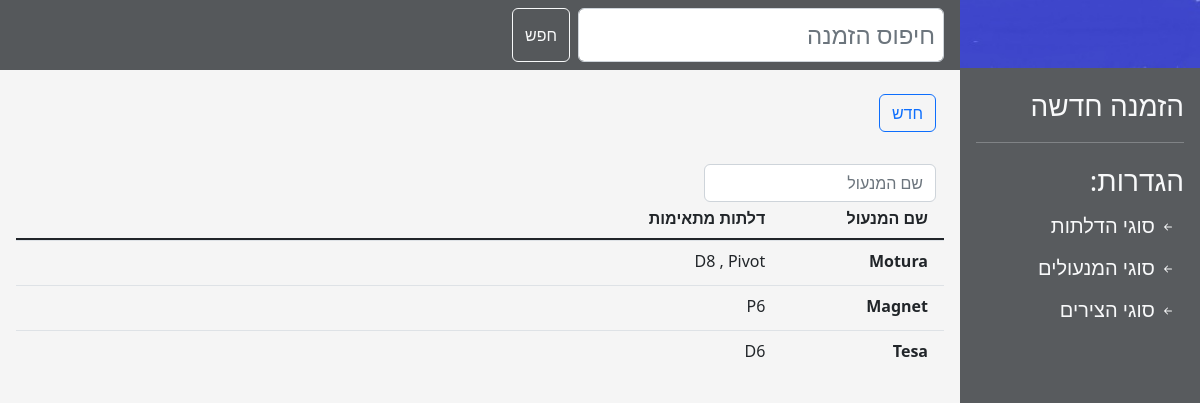
The page /locks on the database its author committed.
### main/models.py (models this page shows, shortened)
class Lock(models.Model):
    name = models.CharField(max_length=16, help_text="סוג המנעול", unique=True,
                            verbose_name="סוג המנעול:")
    compatible_doors = models.ManyToManyField('DoorType', help_text="דלתות מתאימות",
                                              verbose_name="סוגי דלתות תואמים:", blank=True)
    index = models.CharField(max_length=16)

class DoorType(models.Model):
    name = models.CharField(max_length=16, help_text="שם הדלת",
                            verbose_name="שם הדלת:", unique=True, null=False, )
    image = models.ImageField(upload_to='images/door_types/', default='',
                              help_text="תמונת הדלת", verbose_name="סקיצה:", blank=True,
                              validators=[validate_image_file_extension])
    height_calculation = models.DecimalField(max_digits=4, decimal_places=1, help_text="הפחתה בגובה",
                                             verbose_name="הפחתה בגובה:", null=False, default=0,
                                             validators=[MaxValueValidator(0)])
    width_calculation = models.DecimalField(max_digits=4, decimal_places=1, help_text="הפחתה ברוחב",
                                            verbose_name="הפחתה ברוחב:", null=False, default=0,
                                            validators=[MaxValueValidator(0)])
    covering_out_height_calculation = models.DecimalField(max_digits=4, decimal_places=1, help_text="הפחתה בגובה",
                                                          verbose_name="הפחתה בגובה:", null=False, default=0,
                                                          validators=[MaxValueValidator(0)])
    covering_out_width_calculation = models.DecimalField(max_digits=4, decimal_places=1, help_text="הפחתה ברוחב",
                                                         verbose_name="הפחתה ברוחב:", null=False, default=0,
                                                         validators=[MaxValueValidator(0)])
    covering_into_height_calculation = models.DecimalField(max_digits=4, decimal_places=1, help_text="הפחתה בגובה",
                                                           verbose_name="הפחתה בגובה:", null=False, default=0,
                                                           validators=[MaxValueValidator(0)])
    covering_into_width_calculation = models.DecimalField(max_digits=4, decimal_places=1, help_text="הפחתה ברוחב",
                                                          verbose_name="הפחתה ברוחב:", null=False, default=0,
                                                          validators=[MaxValueValidator(0)])
    binder_calculation = models.DecimalField(max_digits=4, decimal_places=1, help_text="הפחתה ברוחב",
                                             verbose_name="הפחתה ברוחב:", null=False, default=0,
                                             validators=[MaxValueValidator(0)])
    def __str__(self):
        return self.name

### main/views.py (the view)
# urls.py: re_path(r'^locks/(?P<pk>\d+)/', main.views.LockUpdate.as_view(), name='lock_update'),
def locks(request):
    all_locks = Lock.objects.all()
    form = LockForm()
    form_error = None
    if request.method == 'POST':
        form = LockForm(request.POST)
        if form.is_valid():
            form.save()
        else:
            form_error = True
    return render(request, 'locks.html', {'form': form,
                                          'locks': all_locks,
                                          'form_error': form_error})

### main/forms.py
class LockForm(ModelForm):
    class Meta:
        model = Lock
        fields = ['name', 'compatible_doors']
        widgets = {'name': TextInput(attrs={'class': 'form-control', 'size': '20'}),
                   'compatible_doors': SelectMultiple(attrs={'class': 'form-select doors-selector'})}
        error_messages = {
            'name': {'required': "שדה חובה", 'unique': "מנעול עם שם כזה כבר קיימת במערכת"},
        }

### templates/locks.html (shortened to what this page needs)
{% extends 'generic_list.html' %}
{% block filter_placeholder %}שם המנעול{% endblock %}
{% block table %}
    <div class="row border-bottom border-dark border-2">
        <div class="col-2 pb-1 fw-bold lh-lg mx-1">שם המנעול</div>
        <div class="col-3 pb-1 fw-bold lh-lg mx-1">דלתות מתאימות</div>
        <div class="w-25"></div>
        <div class="w-25"></div>
    </div>
    {% load static %}
    {% for lock in locks %}
        <div>
            <div data-bs-toggle="collapse"
                 data-bs-target="#record_{{ lock.id }}"
                 aria-expanded="true" aria-controls="record_{{ lock.id }}" style="z-index: -1;"
                 class="row table-row border-top border-black-50 border-1 tr">
                <div class="col-2 pb-1 fw-bold lh-lg m-1">{{ lock.name }}</div>
                <div class="col-2 pb-1 lh-lg m-1">
                    {% for door in lock.compatible_doors.all %}
                        {% if forloop.counter0 > 0 %}
                            <span>, </span>
                        {% endif %}
                        {{ door.name }}
                    {% endfor %}
                </div>
                        </div>
        </div>
    {% endfor %}
{% endblock %}

### static/css/styles.css (style rules this page uses)
body { margin: 0; padding: 0; height: 100vh; display: block; }

### rows shown on the page
Lock: name "Motura"
DoorType: name "D8"
DoorType: name "Pivot"
Lock: name "Magnet"
DoorType: name "P6"
Lock: name "Tesa"
DoorType: name "D6"
